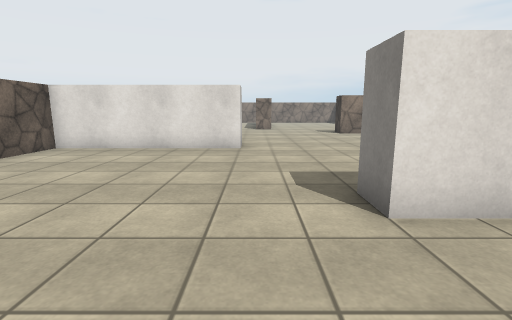
View 1 (above)

16 first-person views from a walk through a scene from a Unity 3-D project. The camera is 1.2 m above the floor, tilts 10° down and sees 85° across. The floor is counted in squares, 1 m on a side. Each view is taken from the middle of a square. On the plan, view 1 faces up. The plan holds only what a view shows up to about 13 squares ahead; the rest is blank. The player is left out. Surface patterns are stand-ins for the level's own textures.

View 2
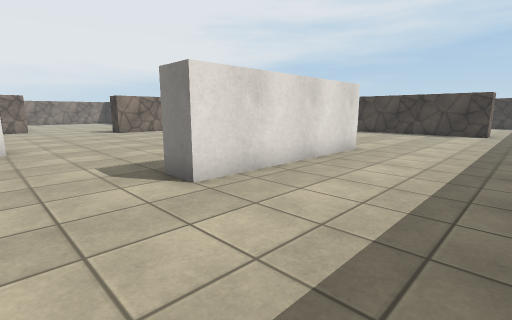

View 3
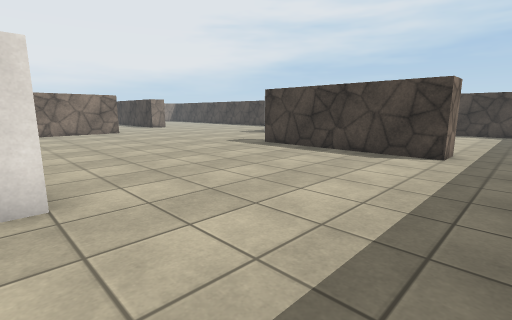

View 4
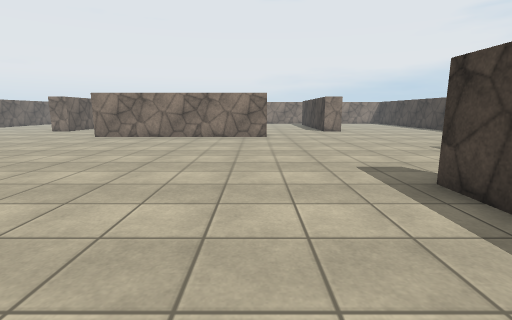

View 5
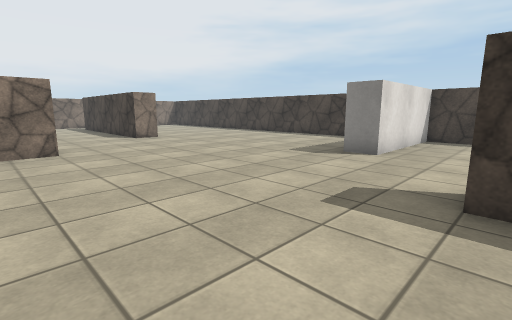

View 6
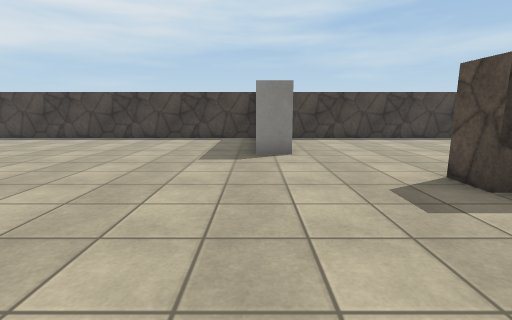

View 7
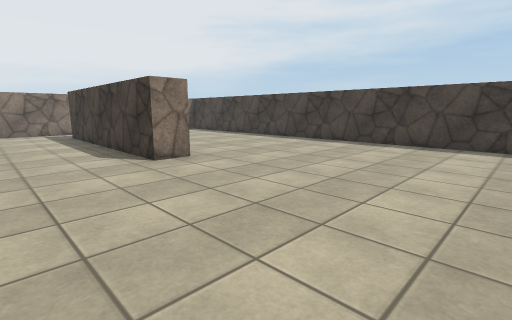

View 8
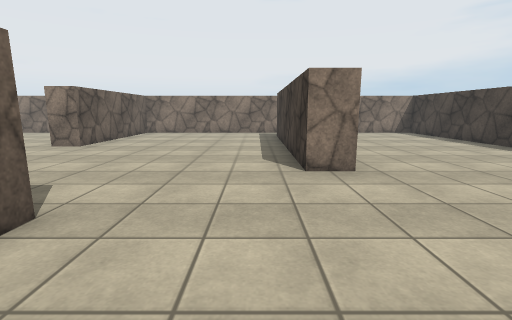

View 9
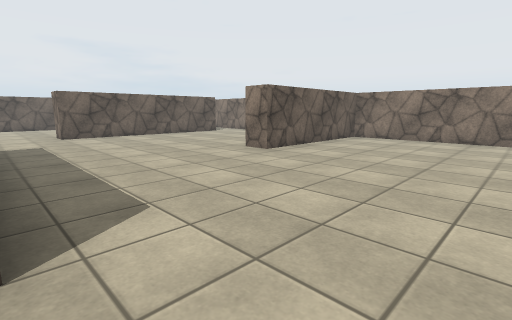

View 10
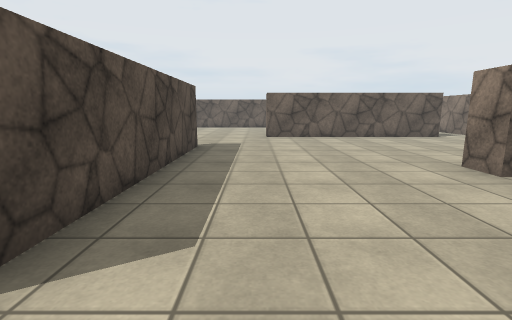

View 11
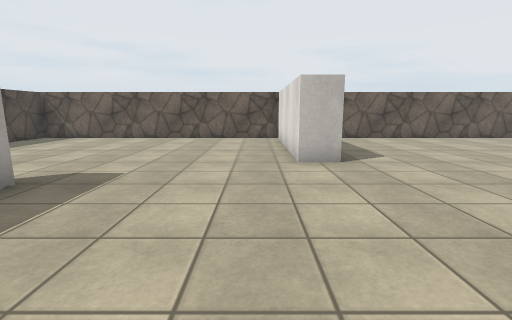

View 12
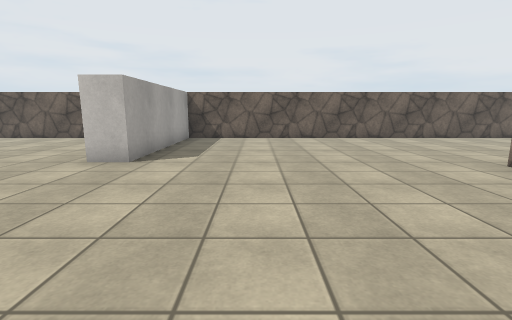

View 13
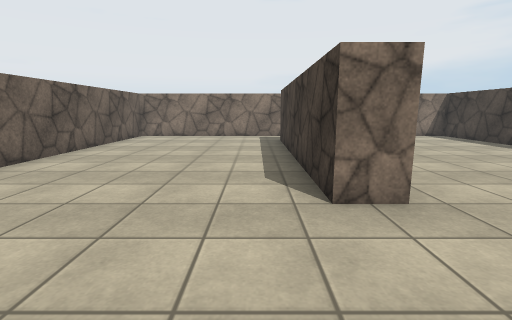

View 14
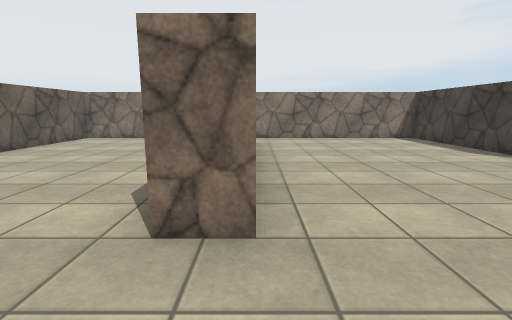

View 15
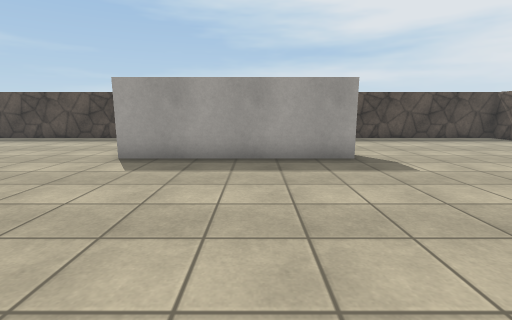

View 16
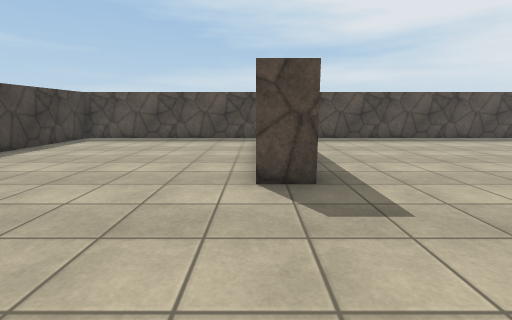

### Floor plan
Points are (right, up) in squares from view 1. A wall is a line through its corners. A room is listed if a view was taken in it or the views show most of it. See-through windows are left out.
Room 1 (views 1, 2, 3, 4, 5, 6, 7, 8, 9, 10, 11, 12, 13, 14, 15, 16)
walls: (4.5, 16) (12, 16); (12.6, 15) (4.5, 15); (7.6, 3) (1.5, 3) (1.5, 4) (7.5, 4); (8, 23.5) (8, 28.5) (1, 28.5); (17.1, 18.5) (16, 18.5) (16, 26.5); (4.6, -1.5) (23.5, -1.5) (23.5, 9) (18.7, 9) (18.7, 10); (16.1, 0.5) (15, 0.5) (15, 6.5) (16, 6.5); (1, 26.6) (1, 18.5) (0, 18.5) (0, 26.4); (23.5, 10) (23.5, 26.3); (15.4, 28.5) (9, 28.5) (9, 22.5) (8, 22.5); (-3.9, 28.5) (-6.5, 28.5) (-6.5, 10) (-0.5, 10) (-0.5, 9) (-6.5, 9) (-6.5, -1.5) (-0.4, -1.5)

Where each view was taken, in squares from view 1:
view 1: 0 up, 0 right, facing up
view 2: 1 down, 1 left, facing up-right
view 3: 1 down, 7 right, facing up-right
view 4: 2 up, 12 right, facing up
view 5: 6 up, 11 right, facing up-right
view 6: 10 up, 11 right, facing right
view 7: 12 up, 13 right, facing up-right
view 8: 13 up, 15 right, facing up
view 9: 16 up, 15 right, facing up-left
view 10: 18 up, 14 right, facing left
view 11: 8 up, 6 right, facing left
view 12: 13 up, 6 right, facing left
view 13: 15 up, 1 left, facing up
view 14: 16 up, 1 right, facing up
view 15: 11 up, 4 right, facing down
view 16: 11 up, 16 right, facing down
